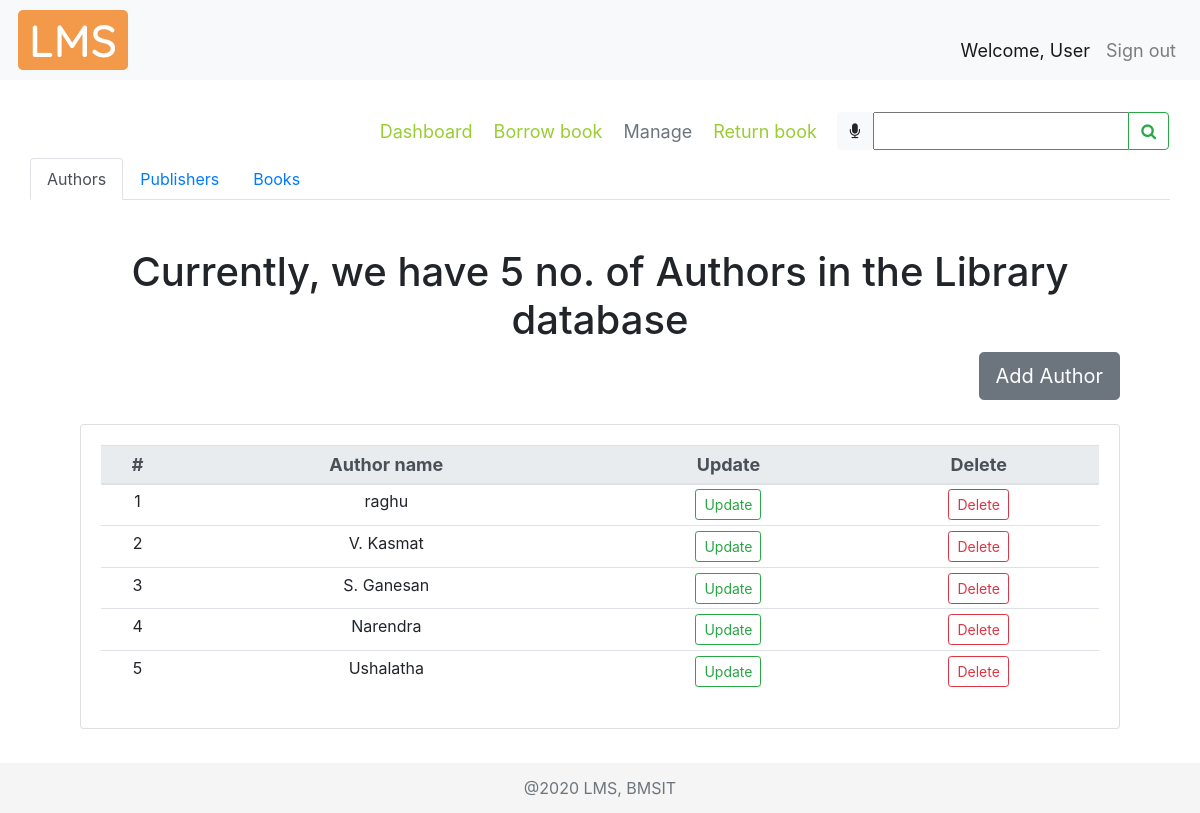
The page /manage/ on the database as committed earlier.
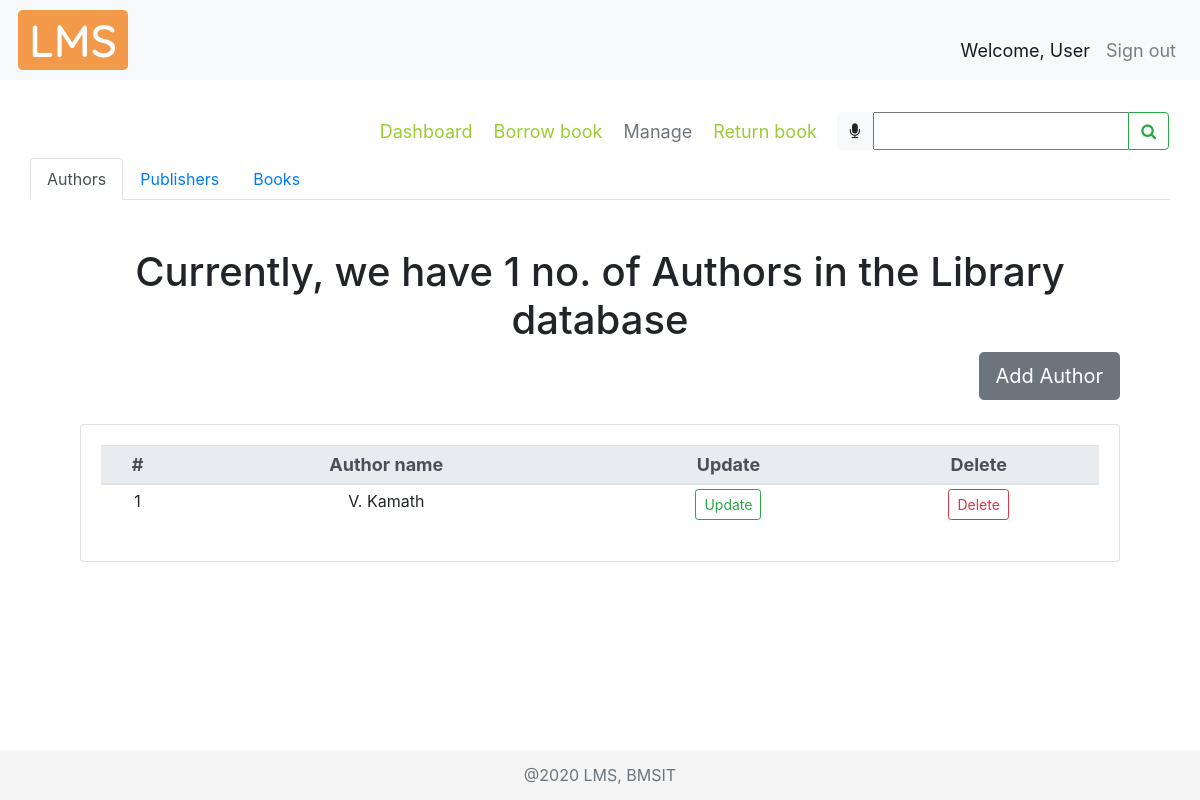
The same page on the database as committed later.
### libraryApp/models.py (models this page shows)
class AUTHOR(models.Model):
    authorName = models.CharField(max_length=30)
    def __str__(self):
        return self.authorName

### libraryApp/views.py (the view)
# urls.py: path('manage/', views.manage, name="manage"),
def manage(request):
    manage = 'libraryApp/manage_tab.html'
    books = BOOK.objects.all()
    myFilter = BookFilter(request.GET, queryset=BOOK.objects.all())
    if request.method == "POST":
        print(request.POST)
        return redirect(searchBook, book=request.POST['bookTitle'])
    allAuthors = AUTHOR.objects.all()
    allPublishers = PUBLISHER.objects.all()
    mActive = True
    booksList = []
    bookCount = 0
    authCount = AUTHOR.objects.count()
    pubCount = PUBLISHER.objects.count()
    for i in books:
        bookCount += 1
        stock = STOCK.objects.filter(bookID__id=i.id).first()
        authors = AUTHOR.objects.filter(book__id=i.id)
        authorList = []
        authorIDList = []
        for a in authors.all():
            if a not in authorList:  # loic to check redundancy
                authorList.append(a)
                authorIDList.append(a.id)
        authorString = ', '.join(map(str, authorList))
        pub = PUBLISHER.objects.filter(
            book__id=i.id).first()
        booksList.append(tempBook(bookCount, i.bookTitle, i.id, i.genre, pub.id,
                                  pub.pubName, i.pubYear, authorIDList, authorString, i.isbn, stock.bookCopies))
    context = {
        'allBooks': booksList,
        'bookCount': bookCount,
        'myFilter': myFilter,
        'allAuthors': allAuthors,
        'authCount': authCount,
        'allPublishers': allPublishers,
        'pubCount': pubCount,
        'mActive': mActive
    }
    return render(request, manage, context)

### libraryApp/templates/libraryApp/manage_tab.html (shortened to what this page needs)
{% extends 'libraryApp/main.html' %}
{% load static %}
{% block content %}
<nav class="navbar">
  <div class="navbar-nav mySubMenu ml-auto">
    <nav>
        <a href="{% url 'dashboard' %}">Dashboard</a>
        <a href="{% url 'borrowbook' %}">Borrow book</a>
        <a class="text-muted" href="{% url 'manage' %}">Manage</a>
        <a href="{% url 'returnbook' %}">Return book</a>
    </nav>
  </div>
  <form class="form-inline" method="POST">
    <div class="input-group">
      <div id="speech" class="btn btn-light" title="Click the mic to speak">
        <i class="fa fa-microphone" aria-hidden="true"></i>
      </div>
      {{myFilter.form}}
      <div class="input-group-append">
        <button id="searchButton" class="btn btn-outline-success" type="submit">
          <i class="fa fa-search"></i>
        </button>
      </div>
    </div>
  </form>
</nav>
    <div class="container-fluid">
        <nav>
            <div class="nav nav-tabs" id="nav-tab" role="tablist">
                <a class="nav-item nav-link active" id="nav-home-tab" data-toggle="tab" href="#nav-home" role="tab" aria-controls="nav-home" aria-selected="true">Authors</a>
                <a class="nav-item nav-link" id="nav-profile-tab" data-toggle="tab" href="#nav-profile" role="tab" aria-controls="nav-profile" aria-selected="false">Publishers</a>
                <a class="nav-item nav-link" id="nav-contact-tab" data-toggle="tab" href="#nav-contact" role="tab" aria-controls="nav-contact" aria-selected="false">Books</a>
             </div>
        </nav>
        <div class="tab-content" id="nav-tabContent">
            <div class="tab-pane fade show active" id="nav-home" role="tabpanel" aria-labelledby="nav-home-tab">
                {% include 'libraryApp/author.html' %}
            </div>
        </div>
    </div>
{% endblock content %}

### libraryApp/templates/libraryApp/author.html (shortened to what this page needs)
<div class="container-fluid">
    <div class="row text-center booksTable mt-5">
        <div class="col-md-12">
            <h1 class="text-center">
                Currently, we have {{authCount}} no. of Authors in the Library database
            </h1>
            <div class="row justify-content-end addBookBtn">
                <a href="{% url 'addauthordetail' 'Add' %}">
                    <button type="button" class="btn btn-secondary btn-lg" data-toggle="tooltip" data-placement="right"
                        title="Click here to add a book">Add Author</button>
            </div>
            <br>
            <div class="card card-body">
                <table class="table table-sm table-hover">
                    <thead class="thead-light threadText">
                        <tr>
                            <th scope="col">#</th>
                            <th scope="col">Author name</th>
                            <th scope="col">Update</th>
                            <th scope="col">Delete</th>
                        </tr>
                    </thead>
                    {% for i in allAuthors %}
                    <tr>
                        <td>{{forloop.counter}}</td>
                        <td>{{i.authorName}}</td>
                        <td><a class="btn btn-sm btn-outline-success" href="{% url 'updateauthordetail' i.id %}">Update</a></td>
						<td><a class="btn btn-sm btn-outline-danger" href="{% url 'deleteauthordetail' i.id %}">Delete</a></td>
                    </tr>
                    {% endfor %}
                </table>
            </div>
        </div>
    </div>
</div>

Rows that differ between the two databases and show on the page:
removed AUTHOR: authorName "raghu"
removed AUTHOR: authorName "V. Kasmat"
removed AUTHOR: authorName "S. Ganesan"
removed AUTHOR: authorName "Narendra"
removed AUTHOR: authorName "Ushalatha"
added AUTHOR: authorName "V. Kamath"
Other text that changed with them:
{{ authCount }}: "5" → "1"
